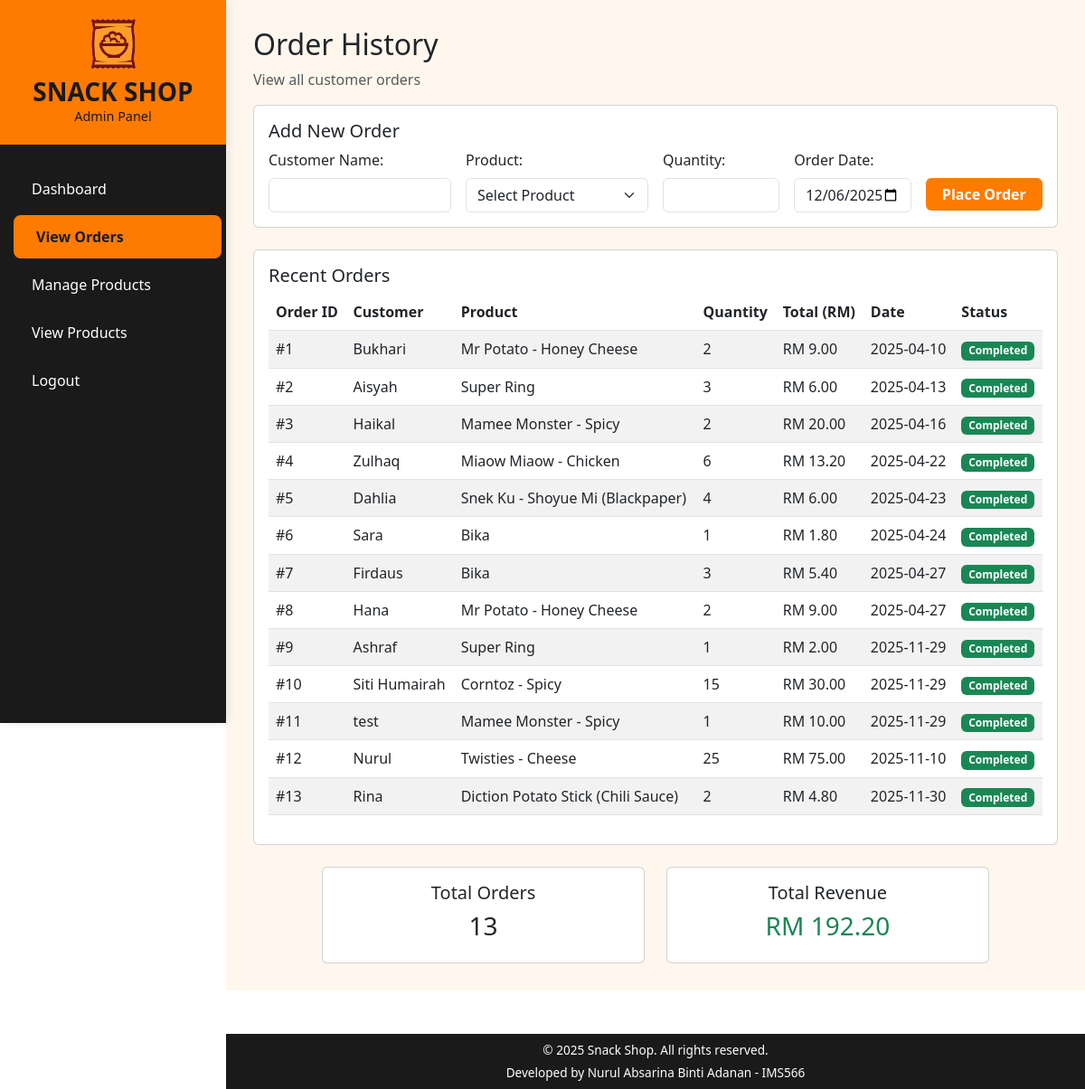
/snackshop/vieworders.php, run on the app's committed database.
### tables this page shows
CREATE TABLE `orders` (
  `order_id` int(11) NOT NULL,
  `customer_name` varchar(100) NOT NULL,
  `product_name` text NOT NULL,
  `quantity` int(30) NOT NULL,
  `total` decimal(10,2) NOT NULL,
  `order_date` date NOT NULL
);

### snackshop/vieworders.php (the view, shortened to what this page needs)
<?php
require 'conn/db.php';
$orders = $pdo->query("SELECT * FROM orders ORDER BY order_id ASC")->fetchAll();
$total_revenue = $pdo->query("SELECT SUM(total) as revenue FROM orders")->fetch()['revenue'] ?? 0;
$current_page = 'orders';
?>
<!DOCTYPE html>
<html lang="en">
<head>
    <link href="https://cdn.jsdelivr.net/npm/bootstrap@5.3.0/dist/css/bootstrap.min.css" rel="stylesheet">
    <link rel="stylesheet" href="sidebar.css">
</head>
<body>
    <div class="sidebar">
        <div class="sidebar-header">
            <img src="images/snackshop.jpg" width="50" class="mb-2" alt="Snack Shop Logo">
            <h3>SNACK SHOP</h3>
            <p>Admin Panel</p>
        </div>
        <div class="sidebar-nav">
            <a href="dashboard.php" class="<?= $current_page == 'dashboard' ? 'active' : '' ?>">Dashboard</a>
            <a href="vieworders.php" class="<?= $current_page == 'orders' ? 'active' : '' ?>">View Orders</a>
            <a href="products.php" class="<?= $current_page == 'products' ? 'active' : '' ?>">Manage Products</a>
            <a href="viewproducts.php" class="<?= $current_page == 'viewproducts' ? 'active' : '' ?>">View Products</a>
            <a href="logout.php">Logout</a>
        </div>
    </div>
    <div class="main-content">
        <h2>Order History</h2>
        <p class="text-muted">View all customer orders</p>
        <div class="card mb-4">
            <div class="card-body">
                <h5 class="card-title">Add New Order</h5>
                <form method="POST">
                    <div class="row g-3">
                        <div class="col-md-3">
                            <label class="form-label">Customer Name:</label>
                            <input type="text" name="customer_name" class="form-control" required>
                        </div>
                        <div class="col-md-3">
                            <label class="form-label">Product:</label>
                            <select name="product_id" class="form-select" required>
                                <option value="">Select Product</option>
                            </select>
                        </div>
                        <div class="col-md-2">
                            <label class="form-label">Quantity:</label>
                            <input type="number" name="quantity" class="form-control" min="1" required>
                        </div>
                        <div class="col-md-2">
                            <label class="form-label">Order Date:</label>
                            <input type="date" name="order_date" class="form-control" value="<?= date('Y-m-d') ?>" required>
                        </div>
                        <div class="col-md-2">
                            <label class="form-label">&nbsp;</label>
                            <button type="submit" name="place_order" class="btn btn-orange w-100">Place Order</button>
                        </div>
                    </div>
                </form>
            </div>
        </div>
        <div class="card mt-4">
            <div class="card-body">
                <h5 class="card-title">Recent Orders</h5>
                <div class="table-responsive">
                    <table class="table table-striped">
                        <thead>
                            <tr>
                                <th>Order ID</th>
                                <th>Customer</th>
                                <th>Product</th>
                                <th>Quantity</th>
                                <th>Total (RM)</th>
                                <th>Date</th>
                                <th>Status</th>
                            </tr>
                        </thead>
                        <tbody>
                            <?php if (count($orders) == 0): ?>
                                <tr>
                                    <td colspan="7" class="text-center text-muted py-4">
                                        No orders found. Orders will appear here when customers make purchases.
                                    </td>
                                </tr>
                            <?php else: ?>
                                <?php foreach ($orders as $order): ?>
                                <tr>
                                    <td>#<?php echo $order['order_id']; ?></td>
                                    <td><?php echo htmlspecialchars($order['customer_name']); ?></td>
                                    <td><?php echo htmlspecialchars($order['product_name']); ?></td>
                                    <td><?php echo $order['quantity']; ?></td>
                                    <td>RM <?php echo number_format($order['total'], 2); ?></td>
                                    <td><?php echo $order['order_date']; ?></td>
                                    <td><span class="badge bg-success">Completed</span></td>
                                </tr>
                                <?php endforeach; ?>
                            <?php endif; ?>
                        </tbody>
                    </table>
                </div>
            </div>
        </div>
        <div class="row mt-4 justify-content-center">
            <div class="col-md-5">
                <div class="card text-center">
                    <div class="card-body">
                        <h5>Total Orders</h5>
                        <h3 class="text-orange"><?php echo count($orders); ?></h3>
                    </div>
                </div>
            </div>
            <div class="col-md-5">
                <div class="card text-center">
                    <div class="card-body">
                        <h5>Total Revenue</h5>
                        <h3 class="text-success">RM <?php echo number_format($total_revenue ?? 0, 2); ?></h3>
                    </div>
                </div>
            </div>
        </div>
    </div>
    <?php include 'footer.php'; ?>
</body>
</html>

### snackshop/sidebar.css (style rules this page uses)
.sidebar { background: #1a1a1a; color: white; min-height: 100vh; padding: 0; position: fixed; width: 250px; box-shadow: 2px 0 10px rgba(0,0,0,0.1); }
.sidebar-header { background: #ff7b00; padding: 20px; text-align: center; }
.sidebar-header h3 { color: #1a1a1a; margin: 0; font-weight: bold; }
.sidebar-header p { color: #1a1a1a; margin: 0; font-size: 0.9rem; }
.sidebar-nav { padding: 20px 0; }
.sidebar-nav a { display: block; color: #fff; text-decoration: none; padding: 12px 25px; margin: 5px 10px; border-radius: 8px; transition: all 0.3s ease; font-weight: 500; }
.sidebar-nav a.active { background: #ff7b00; color: #1a1a1a; font-weight: bold; transform: translateX(5px); }
.main-content { margin-left: 250px; padding: 30px; background: #fff7ed; min-height: 100vh; }
.btn-orange { background: #ff7b00; border: none; color: white; font-weight: bold; }

### data on the page
orders: order_id "1", customer_name "Bukhari", product_name "Mr Potato - Honey Cheese", quantity "2", total "9.00", order_date "2025-04-10"
orders: order_id "2", customer_name "Aisyah", product_name "Super Ring", quantity "3", total "6.00", order_date "2025-04-13"
orders: order_id "3", customer_name "Haikal", product_name "Mamee Monster - Spicy", quantity "2", total "20.00", order_date "2025-04-16"
orders: order_id "4", customer_name "Zulhaq", product_name "Miaow Miaow - Chicken", quantity "6", total "13.20", order_date "2025-04-22"
orders: order_id "5", customer_name "Dahlia", product_name "Snek Ku - Shoyue Mi (Blackpaper)", quantity "4", total "6.00", order_date "2025-04-23"
orders: order_id "6", customer_name "Sara", product_name "Bika", quantity "1", total "1.80", order_date "2025-04-24"
orders: order_id "7", customer_name "Firdaus", product_name "Bika", quantity "3", total "5.40", order_date "2025-04-27"
orders: order_id "8", customer_name "Hana", product_name "Mr Potato - Honey Cheese", quantity "2", total "9.00", order_date "2025-04-27"
orders: order_id "9", customer_name "Ashraf", product_name "Super Ring", quantity "1", total "2.00", order_date "2025-11-29"
orders: order_id "10", customer_name "Siti Humairah", product_name "Corntoz - Spicy", quantity "15", total "30.00", order_date "2025-11-29"
orders: order_id "11", customer_name "test", product_name "Mamee Monster - Spicy", quantity "1", total "10.00", order_date "2025-11-29"
orders: order_id "12", customer_name "Nurul", product_name "Twisties - Cheese", quantity "25", total "75.00", order_date "2025-11-10"
orders: order_id "13", customer_name "Rina", product_name "Diction Potato Stick (Chili Sauce)", quantity "2", total "4.80", order_date "2025-11-30"

### other printed values
count($orders) "13"
$total_revenue "192.20"
